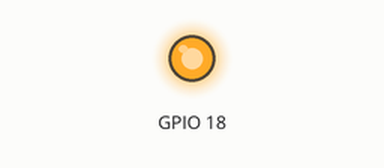
Recording of a program running on a simulated Raspberry Pi (BCM pin numbers). Parts: output pins drawn as LEDs (lit = HIGH).

Above: at 1.0 s.
At 3.0 s:
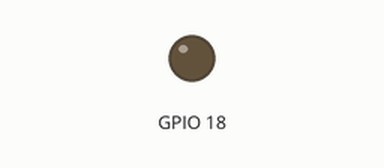
Timing chart, 0 to 5.2 s (numbered marks = the images above):
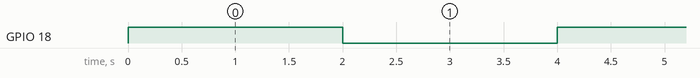

The program:

RP_led_blink.py
```python
# import the library that allows us to logically access the GPIO pins
# refer to the library as G, it is like an alias
import RPi.GPIO as G

#import the sleep module from time library that allow us to provide delay
from time import sleep

#To disable warning of channel is already in use
G.setwarnings(False)

# use the BCM numbering scheme or we can use BOARD scheme also
G.setmode(G.BCM)

# set pin 18 to be in output mode in direction IN/OUT
G.setup(18,G.OUT)

#main loop starts
try:
    while(True):
        # set 18 pin to HIGH
        G.output(18,True)
        sleep(2)

        # set 18 pin to LOW after 2 second of delay
        G.output(18,False)
        sleep(2)

#end program cleanly
except Exception as ex:
    G.cleanup(ex)
```

Measured:
- by itself, GPIO 18: alternates HIGH for 2.0 s and LOW for 2.0 s
